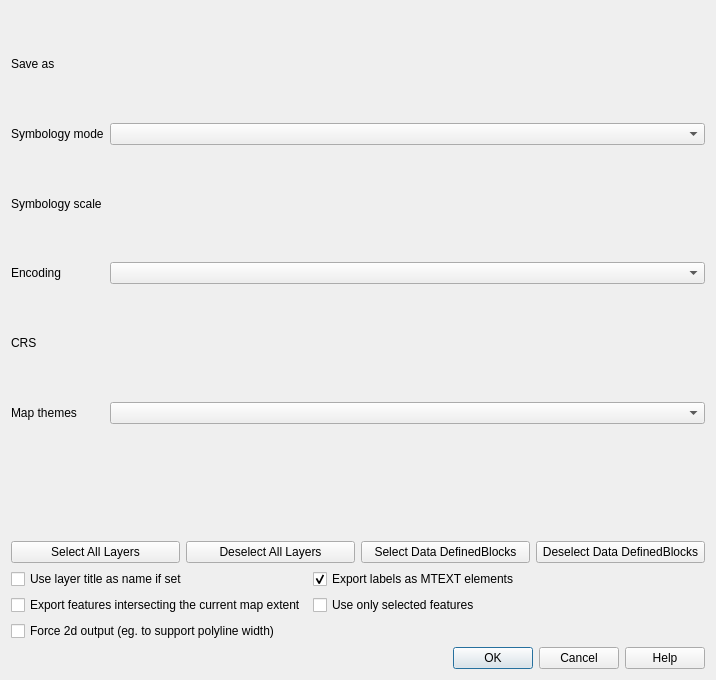
<?xml version="1.0" encoding="UTF-8"?>
<ui version="4.0">
 <class>QgsDxfExportDialogBase</class>
 <widget class="QDialog" name="QgsDxfExportDialogBase">
  <property name="geometry">
   <rect>
    <x>0</x>
    <y>0</y>
    <width>716</width>
    <height>680</height>
   </rect>
  </property>
  <property name="windowTitle">
   <string>DXF Export</string>
  </property>
  <layout class="QGridLayout" name="gridLayout_2">
   <item row="1" column="0">
    <widget class="QLabel" name="mSymbologyModeLabel">
     <property name="sizePolicy">
      <sizepolicy hsizetype="Fixed" vsizetype="Preferred">
       <horstretch>0</horstretch>
       <verstretch>0</verstretch>
      </sizepolicy>
     </property>
     <property name="text">
      <string>Symbology mode</string>
     </property>
    </widget>
   </item>
   <item row="0" column="0">
    <widget class="QLabel" name="mSaveAsLabel">
     <property name="sizePolicy">
      <sizepolicy hsizetype="Fixed" vsizetype="Preferred">
       <horstretch>0</horstretch>
       <verstretch>0</verstretch>
      </sizepolicy>
     </property>
     <property name="text">
      <string>Save as</string>
     </property>
    </widget>
   </item>
   <item row="1" column="1">
    <widget class="QComboBox" name="mSymbologyModeComboBox"/>
   </item>
   <item row="2" column="0">
    <widget class="QLabel" name="mSymbologyScaleLabel">
     <property name="sizePolicy">
      <sizepolicy hsizetype="Fixed" vsizetype="Preferred">
       <horstretch>0</horstretch>
       <verstretch>0</verstretch>
      </sizepolicy>
     </property>
     <property name="text">
      <string>Symbology scale</string>
     </property>
    </widget>
   </item>
   <item row="3" column="1">
    <widget class="QComboBox" name="mEncoding"/>
   </item>
   <item row="7" column="0" colspan="2">
     <widget class="QWidget" name="mTreeViewContainer">
    <layout class="QHBoxLayout" name="mTreeViewLayout"/>
    </widget>
   </item>
   <item row="2" column="1">
    <widget class="QgsScaleWidget" name="mScaleWidget">
     <property name="focusPolicy">
      <enum>Qt::StrongFocus</enum>
     </property>
     <property name="showCurrentScaleButton">
      <bool>true</bool>
     </property>
    </widget>
   </item>
   <item row="4" column="1">
    <widget class="QgsProjectionSelectionWidget" name="mCrsSelector">
     <property name="focusPolicy">
      <enum>Qt::StrongFocus</enum>
     </property>
    </widget>
   </item>
   <item row="5" column="1">
    <widget class="QComboBox" name="mVisibilityPresets"/>
   </item>
   <item row="0" column="1">
    <widget class="QgsFileWidget" name="mFileName"/>
   </item>
   <item row="4" column="0">
    <widget class="QLabel" name="label_3">
     <property name="sizePolicy">
      <sizepolicy hsizetype="Minimum" vsizetype="Preferred">
       <horstretch>0</horstretch>
       <verstretch>0</verstretch>
      </sizepolicy>
     </property>
     <property name="text">
      <string>CRS</string>
     </property>
    </widget>
   </item>
   <item row="9" column="0" colspan="2">
    <layout class="QGridLayout" name="gridLayout_3">
     <item row="0" column="0">
      <widget class="QPushButton" name="mSelectAllButton">
       <property name="text">
        <string>Select All Layers</string>
       </property>
      </widget>
     </item>
     <item row="0" column="1">
      <widget class="QPushButton" name="mDeselectAllButton">
       <property name="text">
        <string>Deselect All Layers</string>
       </property>
      </widget>
     </item>
     <item row="0" column="2">
      <widget class="QPushButton" name="mSelectDataDefinedBlocks">
       <property name="text">
        <string>Select Data DefinedBlocks</string>
       </property>
      </widget>
     </item>
     <item row="0" column="3">
      <widget class="QPushButton" name="mDeselectDataDefinedBlocks">
       <property name="text">
        <string>Deselect Data DefinedBlocks</string>
       </property>
      </widget>
     </item>
    </layout>
   </item>
   <item row="3" column="0">
    <widget class="QLabel" name="label">
     <property name="sizePolicy">
      <sizepolicy hsizetype="Fixed" vsizetype="Preferred">
       <horstretch>0</horstretch>
       <verstretch>0</verstretch>
      </sizepolicy>
     </property>
     <property name="text">
      <string>Encoding</string>
     </property>
    </widget>
   </item>
   <item row="5" column="0">
    <widget class="QLabel" name="mSymbologyScaleLabel_2">
     <property name="sizePolicy">
      <sizepolicy hsizetype="Fixed" vsizetype="Preferred">
       <horstretch>0</horstretch>
       <verstretch>0</verstretch>
      </sizepolicy>
     </property>
     <property name="text">
      <string>Map themes</string>
     </property>
    </widget>
   </item>
   <item row="11" column="0" colspan="2">
    <layout class="QGridLayout" name="gridLayout">
     <item row="1" column="0">
      <widget class="QCheckBox" name="mMapExtentCheckBox">
       <property name="text">
        <string>Export features intersecting the current map extent</string>
       </property>
      </widget>
     </item>
     <item row="0" column="0">
      <widget class="QCheckBox" name="mLayerTitleAsName">
       <property name="toolTip">
        <string>If no attribute is chosen, prefer layer title (set in layer properties) to layer name.</string>
       </property>
       <property name="text">
        <string>Use layer title as name if set</string>
       </property>
      </widget>
     </item>
     <item row="2" column="0">
      <widget class="QCheckBox" name="mForce2d">
       <property name="text">
        <string>Force 2d output (eg. to support polyline width)</string>
       </property>
      </widget>
     </item>
     <item row="0" column="1">
      <widget class="QCheckBox" name="mMTextCheckBox">
       <property name="text">
        <string>Export labels as MTEXT elements</string>
       </property>
       <property name="checked">
        <bool>true</bool>
       </property>
      </widget>
     </item>
     <item row="0" column="2">
      <spacer name="horizontalSpacer_2">
       <property name="orientation">
        <enum>Qt::Horizontal</enum>
       </property>
       <property name="sizeHint" stdset="0">
        <size>
         <width>40</width>
         <height>20</height>
        </size>
       </property>
      </spacer>
     </item>
     <item row="1" column="1">
      <widget class="QCheckBox" name="mSelectedFeaturesOnly">
       <property name="text">
        <string>Use only selected features</string>
       </property>
      </widget>
     </item>
    </layout>
   </item>
   <item row="15" column="0" colspan="2">
    <widget class="QDialogButtonBox" name="buttonBox">
     <property name="orientation">
      <enum>Qt::Horizontal</enum>
     </property>
     <property name="standardButtons">
      <set>QDialogButtonBox::Cancel|QDialogButtonBox::Help|QDialogButtonBox::Ok</set>
     </property>
    </widget>
   </item>
  </layout>
 </widget>
 <customwidgets>
  <customwidget>
   <class>QgsFileWidget</class>
   <extends>QWidget</extends>
   <header>qgsfilewidget.h</header>
   <container>1</container>
  </customwidget>
  <customwidget>
   <class>QgsProjectionSelectionWidget</class>
   <extends>QWidget</extends>
   <header>qgsprojectionselectionwidget.h</header>
   <container>1</container>
  </customwidget>
  <customwidget>
   <class>QgsScaleWidget</class>
   <extends>QWidget</extends>
   <header>qgsscalewidget.h</header>
  </customwidget>
 </customwidgets>
 <tabstops>
  <tabstop>mFileName</tabstop>
  <tabstop>mSymbologyModeComboBox</tabstop>
  <tabstop>mScaleWidget</tabstop>
  <tabstop>mEncoding</tabstop>
  <tabstop>mCrsSelector</tabstop>
  <tabstop>mVisibilityPresets</tabstop>
  <tabstop>mSelectAllButton</tabstop>
  <tabstop>mDeselectAllButton</tabstop>
  <tabstop>mLayerTitleAsName</tabstop>
  <tabstop>mMTextCheckBox</tabstop>
  <tabstop>mMapExtentCheckBox</tabstop>
  <tabstop>mForce2d</tabstop>
  <tabstop>buttonBox</tabstop>
 </tabstops>
 <resources/>
 <connections>
  <connection>
   <sender>buttonBox</sender>
   <signal>accepted()</signal>
   <receiver>QgsDxfExportDialogBase</receiver>
   <slot>accept()</slot>
   <hints>
    <hint type="sourcelabel">
     <x>263</x>
     <y>282</y>
    </hint>
    <hint type="destinationlabel">
     <x>157</x>
     <y>274</y>
    </hint>
   </hints>
  </connection>
  <connection>
   <sender>buttonBox</sender>
   <signal>rejected()</signal>
   <receiver>QgsDxfExportDialogBase</receiver>
   <slot>reject()</slot>
   <hints>
    <hint type="sourcelabel">
     <x>316</x>
     <y>260</y>
    </hint>
    <hint type="destinationlabel">
     <x>286</x>
     <y>274</y>
    </hint>
   </hints>
  </connection>
 </connections>
</ui>
